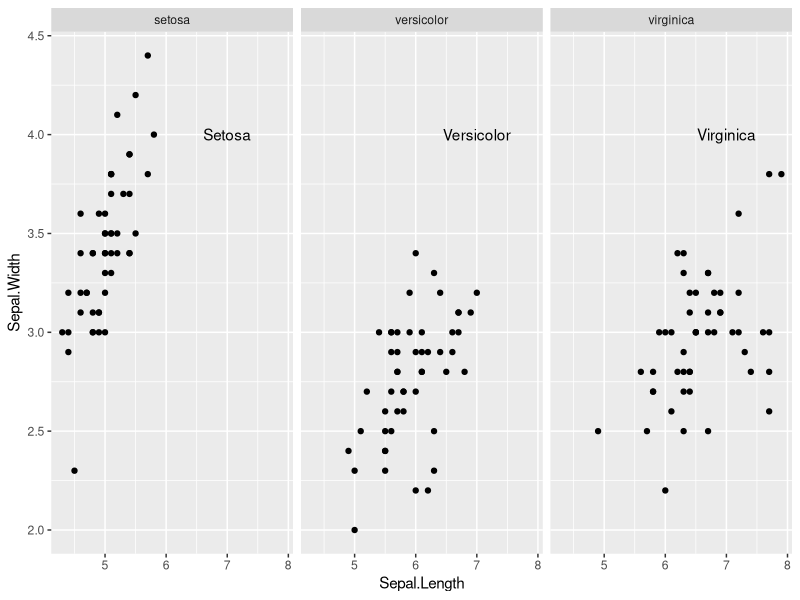
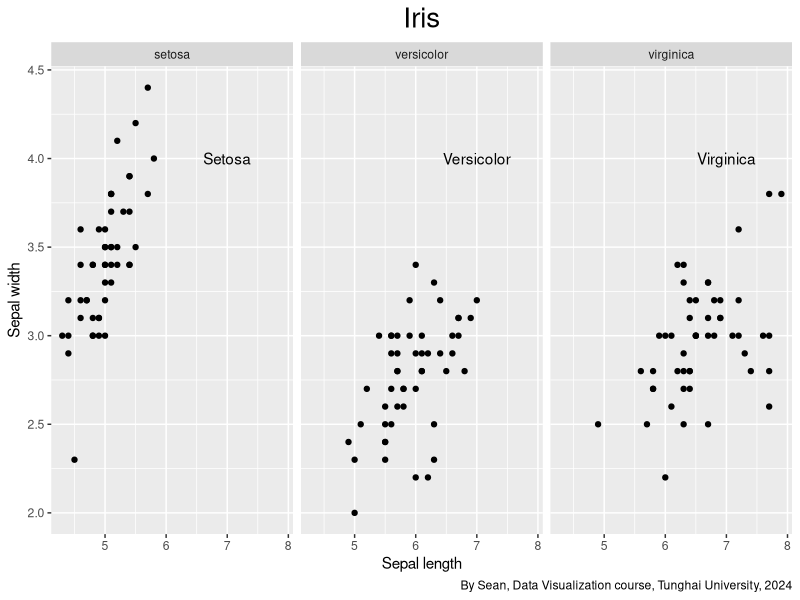

These charts were generated, in order, by the following R code:
## ---- chunk 1
library(ggplot2)
## ---- chunk 2
  iris_plot <- ggplot(iris, aes(x=Sepal.Length, y = Sepal.Width))+
  geom_point() +
  facet_grid(. ~ Species)
## ---- chunk 3
g_labels <- data.frame(Species = c("setosa", "versicolor", "virginica"), 
                       label=c("Setosa", "Versicolor", "Virginica"))
## ---- chunk 4
#| output: false
iris_plot +
  geom_text(x = 7, y = 4, aes(label = label), data = g_labels)
## ---- chunk 5
#| output: false
  labs(title = "Iris",
       x = "Sepal length",
       y = "Sepal width",
       caption = "By Sean, Data Visualization course, Tunghai University, 2024")+
  theme(plot.title = element_text(hjust = 0.5, size = 20))
## ---- chunk 6
#| output: false
   theme(plot.title = element_text(hjust = 0.5, size = 20))
## ---- chunk 7

library(ggplot2)
  iris_plot <- ggplot(iris, aes(x=Sepal.Length, y = Sepal.Width))+
  geom_point() +
  facet_grid(. ~ Species)
## ---- chunk 8
g_labels <- data.frame(Species = c("setosa", "versicolor", "virginica"), 
                       label=c("Setosa", "Versicolor", "Virginica"))
## ---- chunk 9
iris_plot +
  geom_text(x = 7, y = 4, aes(label = label), data = g_labels) +
  labs(title = "Iris",
       x = "Sepal length",
       y = "Sepal width",
       caption = "By Sean, Data Visualization course, Tunghai University, 2024")+
  theme(plot.title = element_text(hjust = 0.5, size = 20))
